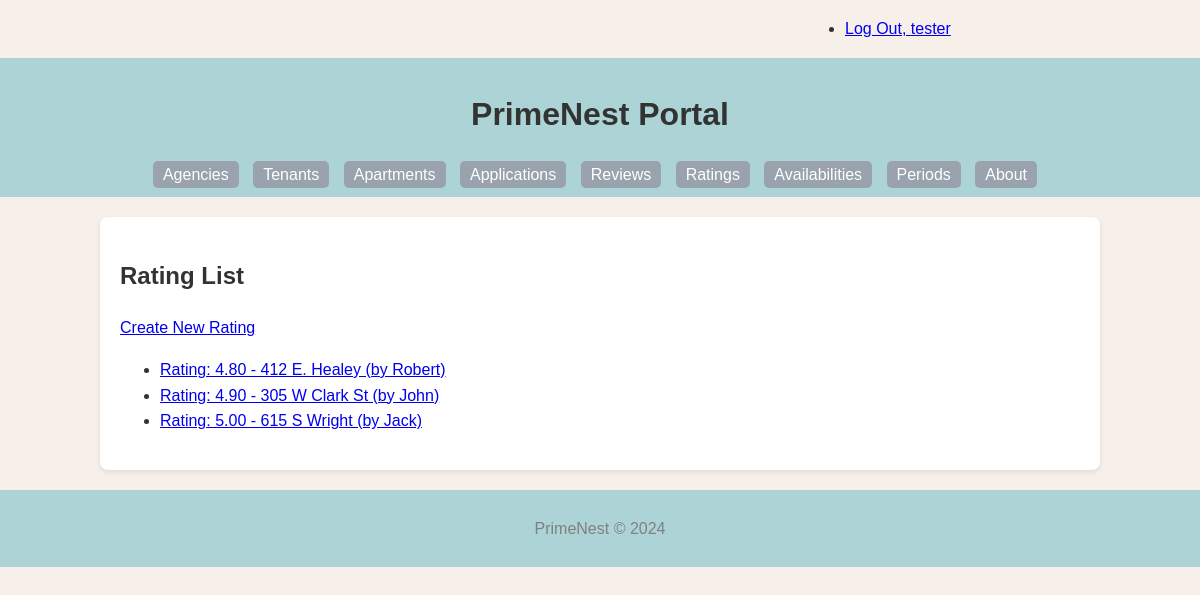
Screenshot of /rating/ (signed in) with the database file from the repository.
### PrimeNest/models.py (models this page shows, shortened)
class Rating(models.Model):
    rating_id = models.AutoField(primary_key=True)
    score = models.DecimalField(max_digits=5, decimal_places=2)
    tenant = models.ForeignKey(Tenant, related_name='ratings', on_delete=models.CASCADE)
    apartment = models.ForeignKey(Apartment, related_name='ratings', on_delete=models.CASCADE)
    def __str__(self):
        return 'Rating: %s - %s (by %s)' % (self.score, self.apartment.address, self.tenant.first_name)
    def get_absolute_url(self):
        return reverse('primenest_rating_detail_urlpattern',
                       kwargs={'pk': self.pk}
                       )
    class Meta:
        verbose_name = _("Rating")
        verbose_name_plural = _("Ratings")
        ordering = ['score']

class Apartment(models.Model):
    apt_id = models.AutoField(primary_key=True)
    address = models.CharField(max_length=255, blank=True)
    bedroom = models.IntegerField(blank=True, null=True)
    bathroom = models.IntegerField(blank=True, null=True)
    link = models.URLField(blank=True)
    is_studio = models.BooleanField(default=False)
    description = models.TextField(blank=True)
    agency = models.ForeignKey(Agency, related_name='apartments', on_delete=models.CASCADE)
    class Meta:
        verbose_name = _("Apartment")
        verbose_name_plural = _("Apartments")
        ordering = ['apt_id']

class Tenant(models.Model):
    tenant_id = models.AutoField(primary_key=True)
    first_name = models.CharField(max_length=255)
    last_name = models.CharField(max_length=255)
    disambiguator = models.CharField(max_length=255, blank=True, default='')
    phone = models.CharField(max_length=20, blank=True)
    class Meta:
        verbose_name = _("Tenant")
        verbose_name_plural = _("Tenants")
        ordering = ['last_name', 'first_name']
        constraints = [
            models.UniqueConstraint(fields=['last_name', 'first_name', 'disambiguator'], name='unique_tenant')
        ]

### PrimeNest/views.py (the view)
class RatingList(LoginRequiredMixin, PermissionRequiredMixin, ListView):
    model = Rating
    permission_required = 'PrimeNest.view_rating'

### PrimeNest/templates/PrimeNest/rating_list.html (shortened to what this page needs)
{% extends 'PrimeNest/base.html' %}
{% block content %}
    <h2>Rating List</h2>
    {% if perms.PrimeNest.add_rating %}
        <div>
            <a href="{% url 'primenest_rating_create_urlpattern' %}" class="button button-primary">
                Create New Rating
            </a>
        </div>
    {% endif %}
    <ul>
        {% for rating in rating_list %}
            <li>
                <a href="{{ rating.get_absolute_url }}">{{ rating }}</a>
            </li>
        {% empty %}
            <li><em>There are currently no ratings available.</em></li>
        {% endfor %}
    </ul>
{% endblock %}

### PrimeNest/templates/PrimeNest/base.html (shortened to what this page needs)
{% load static %}
<!DOCTYPE html>
<html lang="en">
<head>
    <link rel="stylesheet" href="{% static 'PrimeNest/style.css' %}">
</head>
<body>
    <div class="status row">
        <div class="offset-by-eight four columns">
            <ul class="inline">
                {% if user.is_authenticated %}
                    <li><a href="{% url 'logout_urlpattern' %}">
                        Log Out, {{ user.get_username }}</a></li>
                {% else %}
                    <li><a href="{% url 'login_urlpattern' %}">
                        Log In</a></li>
                {% endif %}
            </ul>
        </div>
    </div>
    <header>
        <h1>PrimeNest Portal</h1>
        <nav>
            <ul>
                <li><a href="{% url 'primenest_agency_list_urlpattern' %}">Agencies</a></li>
                <li><a href="{% url 'primenest_tenant_list_urlpattern' %}">Tenants</a></li>
                <li><a href="{% url 'primenest_apartment_list_urlpattern' %}">Apartments</a></li>
                <li><a href="{% url 'primenest_application_list_urlpattern' %}">Applications</a></li>
                <li><a href="{% url 'primenest_review_list_urlpattern' %}">Reviews</a></li>
                <li><a href="{% url 'primenest_rating_list_urlpattern' %}">Ratings</a></li>
                <li><a href="{% url 'primenest_availability_list_urlpattern' %}">Availabilities</a></li>
                <li><a href="{% url 'primenest_period_list_urlpattern' %}">Periods</a></li>
                <li><a href="{% url 'about_urlpattern' %}">About</a></li>
            </ul>
        </nav>
    </header>
    <main>
        {% block content %}
        {% endblock %}
    </main>
    <footer>
        <p>PrimeNest © 2024</p>
    </footer>
</body>
</html>

### PrimeNest/static/PrimeNest/style.css (style rules this page uses)
body { font-family: Arial, sans-serif; line-height: 1.6; margin: 0; padding: 0; background: #F7F0EA; color: #333; }
header { background: #ACD4D6; color: #fff; padding: 10px 0; text-align: center; }
nav ul { list-style: none; padding: 0; margin: 0; }
nav ul li { display: inline; margin-right: 10px; }
nav ul li a { color: white; text-decoration: none; padding: 5px 10px; background-color: #9AA2AD; border-radius: 5px; }
main { padding: 20px; background: white; width: 80%; margin: 20px auto; box-shadow: 0 2px 5px rgba(0,0,0,0.1); border-radius: 8px; }
footer { text-align: center; padding: 10px 0; background: #ACD4D6; color: gray; }
h1, h2 { color: #333; }
.row { display: flex; flex-wrap: wrap; margin-right: -15px; margin-left: -15px; }
.four.columns { flex: 0 0 33.33333%; max-width: 33.33333%; }
.offset-by-eight { margin-left: 66.66667%; }

### rows the page displays
Rating: score+apartment+tenant "Rating: 4.80 - 412 E. Healey (by Robert)"
Rating: score+apartment+tenant "Rating: 4.90 - 305 W Clark St (by John)"
Rating: score+apartment+tenant "Rating: 5.00 - 615 S Wright (by Jack)"

### other values shown
{{ user.get_username }} "tester"
